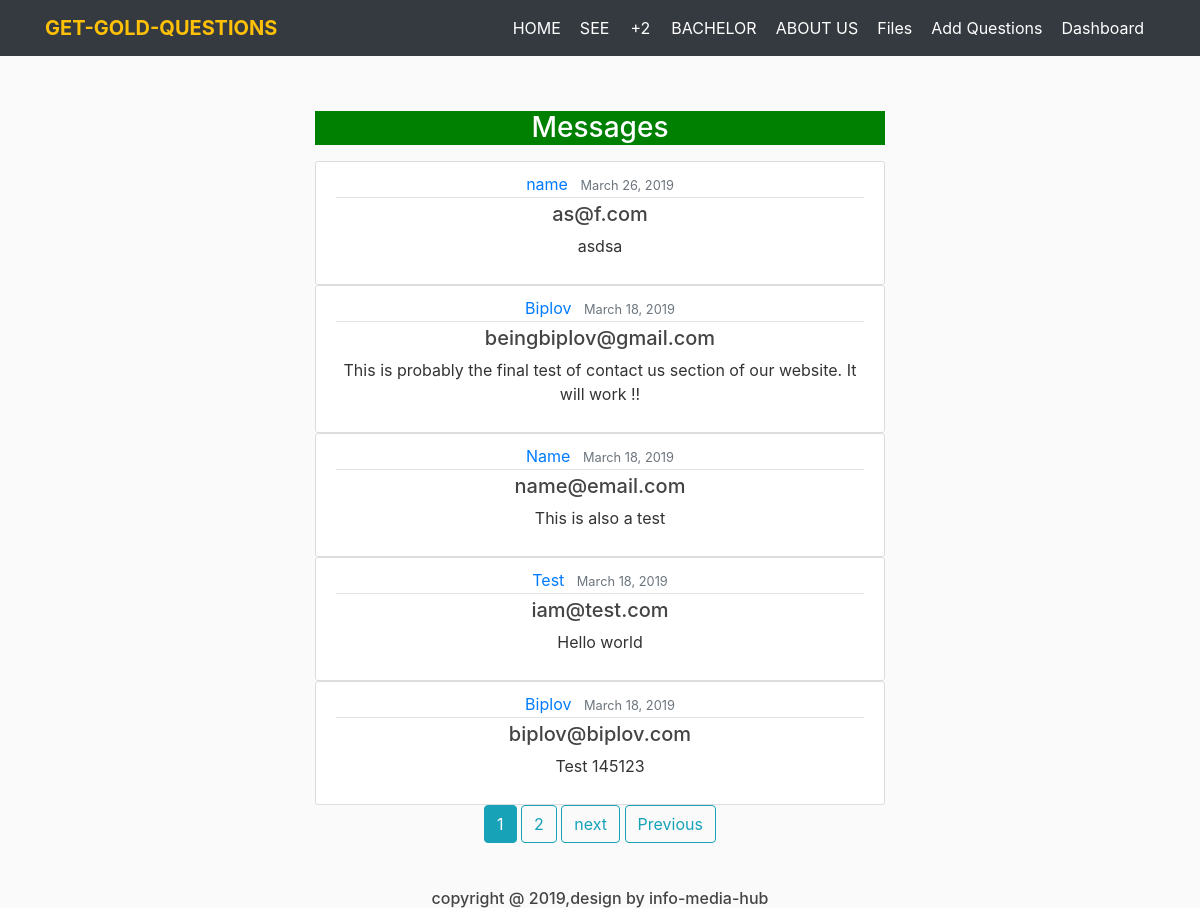
The page /message/ (signed in) on the database as committed earlier.
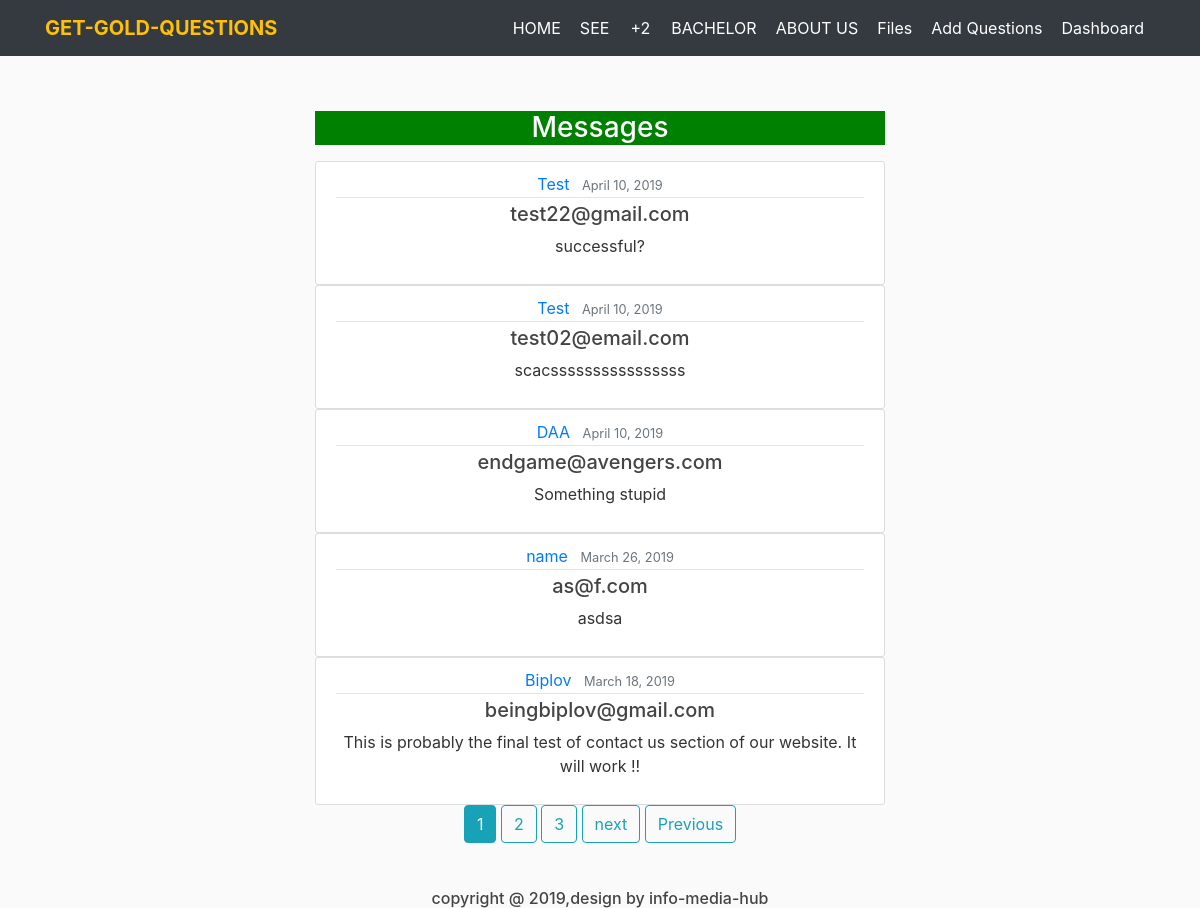
The same page on the database as committed later.
### website/models.py (models this page shows, shortened)
class Contact(models.Model):
	name= models.CharField(max_length=75)
	email = models.EmailField()
	message = models.TextField()
	date_posted = models.DateTimeField(default=timezone.now)

### website/views.py (the view)
# urls.py: path('message/', message.as_view(), name="message"),
class message(LoginRequiredMixin, ListView):
	model = Contact
	template_name = "website/messages.html"
	context_object_name= 'messages'
	ordering = ['-date_posted']
	paginate_by = 5
	login_url = "/admin/login"
	redirect_field_name = "hollaback"
	raise_exception = False

### website/templates/website/messages.html (shortened to what this page needs)
{% extends 'website/base.html' %}
{% load static %}
    {% block body %}
<link rel="stylesheet" type="text/css" href="{% static 'website/msg.css' %}">
<div class="container" style="margin-top: 95px">
      <div class = 'row' >
        <div class= 'col-sm' style="padding-left: 25%; padding-right: 25%; text-align: center;" >
        	<p><center><h3 style ="background-color:green; color:white">Messages</h3></center></p>
          {% for message in messages %}
        <article class="media content-section" style="">
          <div class="media-body">
            <div class="article-metadata">
              <a class="mr-2" href="#">{{ message.name }}</a>
              <small class="text-muted">{{ message.date_posted|date:"F d, Y" }}</small>
            </div>
            <h5><a class="article-title" href="#">{{ message.email }}</a></h5>
            <p class="article-content">{{ message.message }}</p>
          </div>
        </article>
        {% endfor %}
    {% if is_paginated %}
      {% for num in page_obj.paginator.page_range %}
        {% if page_obj.number == num %}
          <a class='btn btn-info mb-4' href="?page={{ num }}">{{ num }}</a>
        {% elif num > page_obj.number|add:'-3' and num < page_obj.number|add:'3' %}
          <a class= 'btn btn-outline-info mb-4' href="?page={{ num }}"> {{ num }} </a>
        {% endif %}
      {% endfor %}
      {% if page_obj.has_next %}
        <a class="btn btn-outline-info mb-4" href="?page={{ page_obj.next_page_number }}">next</a>
        <a class="btn btn-outline-info mb-4" href="?page={{ page_obj.paginator.num_pages }}">Previous</a>
      {% endif %}
    {% endif %}
     </div>
     </div>
 </div>
{% endblock %}

Rows that differ between the two databases and show on the page:
no longer on this page (row unchanged): Contact: name "Name", date_posted "March 18, 2019", email "name@email.com", message "This is also a test"
no longer on this page (row unchanged): Contact: name "Test", date_posted "March 18, 2019", email "iam@test.com", message "Hello world"
no longer on this page (row unchanged): Contact: name "Biplov", date_posted "March 18, 2019", email "biplov@biplov.com", message "Test 145123"
added Contact: name "Test", date_posted "April 10, 2019", email "test22@gmail.com", message "successful?"
added Contact: name "Test", date_posted "April 10, 2019", email "test02@email.com", message "scacssssssssssssssss"
added Contact: name "DAA", date_posted "April 10, 2019", email "endgame@avengers.com", message "Something stupid"
Other text that changed with them:
new list line: "3"
